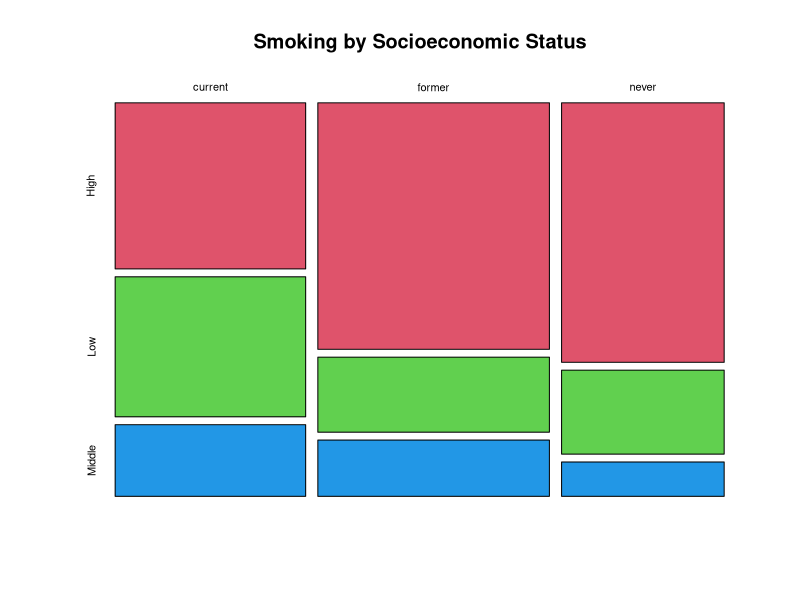
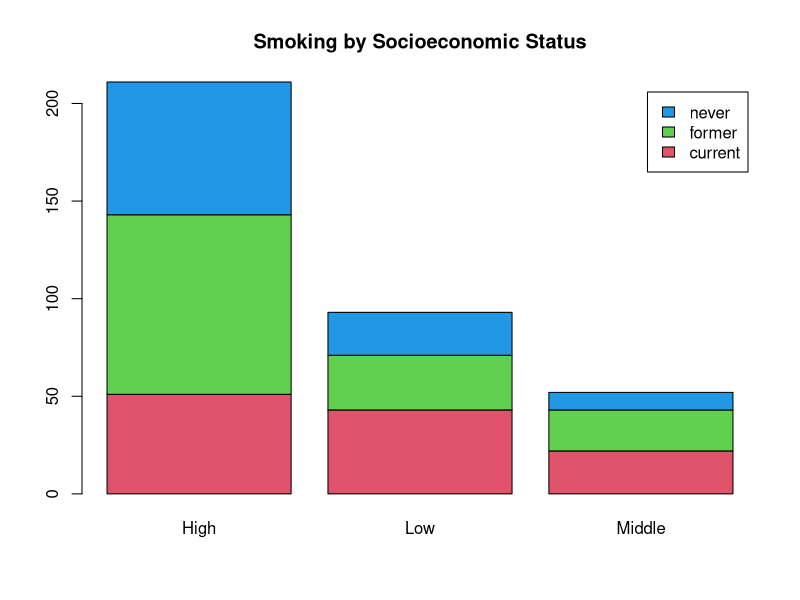
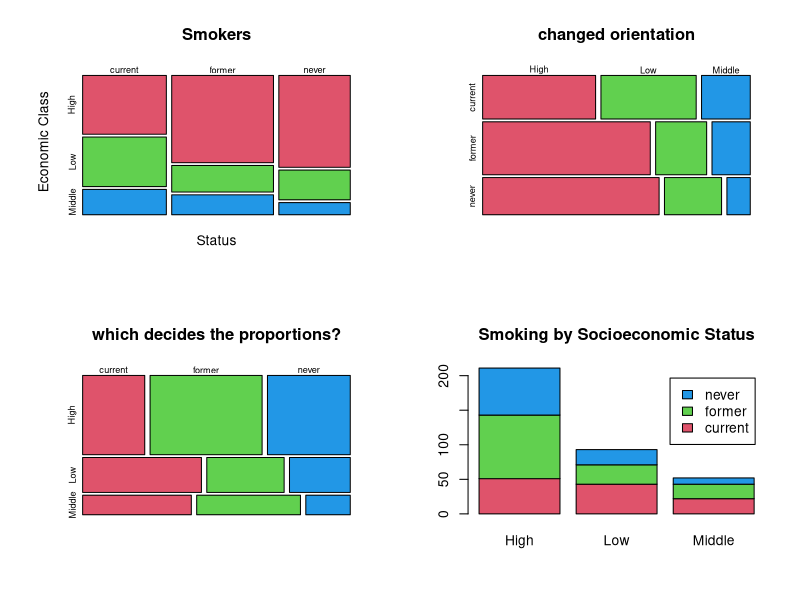

Write R code to recreate these figures, in order.
smokerData <- read.csv(file='data/smoker.csv',sep=',',header=T)
summary(smokerData)
str(smokerData)

## creating the table:
smoke <- table(smokerData$Smoke,smokerData$SES)
smoke
plot(smoke,col=c(2,3,4),main="Smoking by Socioeconomic Status") # defaults to mosaicplot
barplot(smoke,legend=T,col=c(2,3,4),main="Smoking by Socioeconomic Status")

## creating the same manually:
smoke <- matrix(c(51,43,22,92,28,21,68,22,9),ncol=3,byrow=TRUE)
colnames(smoke) <- c("High","Low","Middle")
rownames(smoke) <- c("current","former","never")
str(smoke)
## num [1:3, 1:3] 51 92 68 43 28 22 22 21 9
##  - attr(*, "dimnames")=List of 2
##   ..$ : chr [1:3] "current" "former" "never"
##   ..$ : chr [1:3] "High" "Low" "Middle"
smoke <- as.table(smoke)
smoke
str(smoke)
## table [1:3, 1:3] 51 92 68 43 28 22 22 21 9
## - attr(*, "dimnames")=List of 2
##  ..$ : chr [1:3] "current" "former" "never"
##  ..$ : chr [1:3] "High" "Low" "Middle"

## tools for working with tables:
## marginal distribution:
margin.table(smoke)                     # all
margin.table(smoke,1)                   # rows
margin.table(smoke,2)                   # cols
sum(smoke)
apply(smoke,1,sum)
apply(smoke,2,sum)

smoke/margin.table(smoke)
margin.table(smoke,1)/margin.table(smoke)
margin.table(smoke,2)/margin.table(smoke)

## same with prop(ortions)
prop.table(smoke)
prop.table(smoke,1)                     # margin.table(smoke,1) is used
prop.table(smoke,2)

summary(smoke)

## manual calculation:
expected <- as.array(margin.table(smoke,1)) %*% t(as.array(margin.table(smoke,2))) / margin.table(smoke)
expected

chi <- sum((expected - as.array(smoke))^2/expected)
chi                                     # same as in the summary()

pval <- 1-pchisq(chi,df=4)
pval

## graphical views:
c <- c(2,3,4)
par(mfrow=c(2,2))
mosaicplot(smoke,main="Smokers",col=c,xlab="Status",ylab="Economic Class")
mosaicplot(smoke,dir=c("h","v"),col=c,main="changed orientation")
mosaicplot(smoke,sort=c(2,1),col=c,main="which decides the proportions?")
barplot(smoke,legend=T,col=c,main="Smoking by Socioeconomic Status")
par(mfrow=c(1,1))
